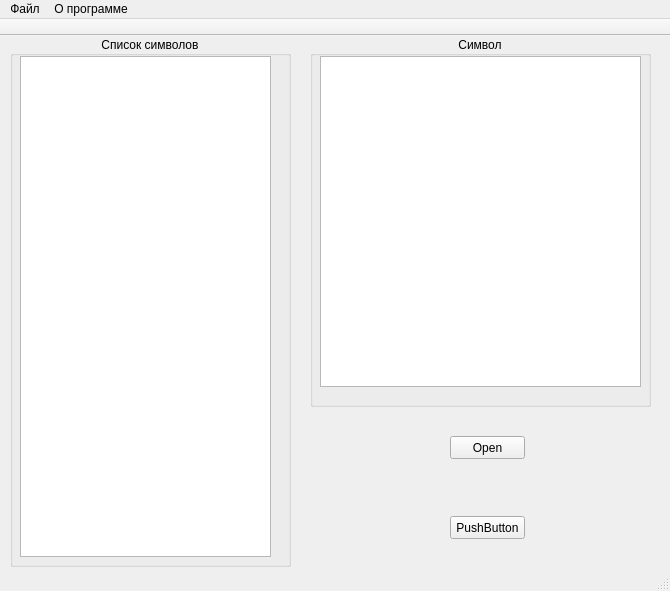
<?xml version="1.0" encoding="UTF-8"?>
<ui version="4.0">
 <class>NFE_MainWindow</class>
 <widget class="QMainWindow" name="NFE_MainWindow">
  <property name="geometry">
   <rect>
    <x>0</x>
    <y>0</y>
    <width>670</width>
    <height>591</height>
   </rect>
  </property>
  <property name="windowTitle">
   <string>Nox Font Editor</string>
  </property>
  <widget class="QWidget" name="centralWidget">
   <widget class="QPushButton" name="pushButton">
    <property name="geometry">
     <rect>
      <x>450</x>
      <y>480</y>
      <width>75</width>
      <height>23</height>
     </rect>
    </property>
    <property name="text">
     <string>PushButton</string>
    </property>
   </widget>
   <widget class="QGroupBox" name="groupBox">
    <property name="geometry">
     <rect>
      <x>10</x>
      <y>0</y>
      <width>281</width>
      <height>531</height>
     </rect>
    </property>
    <property name="title">
     <string>Список символов</string>
    </property>
    <property name="alignment">
     <set>Qt::AlignCenter</set>
    </property>
    <widget class="QListWidget" name="listWidget">
     <property name="geometry">
      <rect>
       <x>10</x>
       <y>20</y>
       <width>251</width>
       <height>501</height>
      </rect>
     </property>
    </widget>
   </widget>
   <widget class="QGroupBox" name="groupBox_2">
    <property name="geometry">
     <rect>
      <x>310</x>
      <y>0</y>
      <width>341</width>
      <height>371</height>
     </rect>
    </property>
    <property name="title">
     <string>Символ</string>
    </property>
    <property name="alignment">
     <set>Qt::AlignCenter</set>
    </property>
    <widget class="QGraphicsView" name="SymbolView">
     <property name="geometry">
      <rect>
       <x>10</x>
       <y>20</y>
       <width>321</width>
       <height>331</height>
      </rect>
     </property>
     <property name="frameShape">
      <enum>QFrame::StyledPanel</enum>
     </property>
     <property name="frameShadow">
      <enum>QFrame::Sunken</enum>
     </property>
    </widget>
   </widget>
   <widget class="QPushButton" name="pushButton_2">
    <property name="geometry">
     <rect>
      <x>450</x>
      <y>400</y>
      <width>75</width>
      <height>23</height>
     </rect>
    </property>
    <property name="text">
     <string>Open</string>
    </property>
   </widget>
  </widget>
  <widget class="QMenuBar" name="menuBar">
   <property name="geometry">
    <rect>
     <x>0</x>
     <y>0</y>
     <width>670</width>
     <height>21</height>
    </rect>
   </property>
   <widget class="QMenu" name="menu">
    <property name="title">
     <string>Файл</string>
    </property>
    <addaction name="action"/>
    <addaction name="action_2"/>
    <addaction name="action_3"/>
    <addaction name="separator"/>
    <addaction name="action_5"/>
   </widget>
   <widget class="QMenu" name="menu_2">
    <property name="title">
     <string>О программе</string>
    </property>
   </widget>
   <addaction name="menu"/>
   <addaction name="menu_2"/>
  </widget>
  <widget class="QStatusBar" name="statusBar"/>
  <widget class="QToolBar" name="mainToolBar">
   <property name="movable">
    <bool>false</bool>
   </property>
   <property name="allowedAreas">
    <set>Qt::TopToolBarArea</set>
   </property>
   <attribute name="toolBarArea">
    <enum>TopToolBarArea</enum>
   </attribute>
   <attribute name="toolBarBreak">
    <bool>false</bool>
   </attribute>
  </widget>
  <action name="action">
   <property name="text">
    <string>Открыть</string>
   </property>
  </action>
  <action name="action_2">
   <property name="text">
    <string>Сохранить</string>
   </property>
  </action>
  <action name="action_3">
   <property name="text">
    <string>Сохранить как...</string>
   </property>
  </action>
  <action name="action_5">
   <property name="text">
    <string>Выйти</string>
   </property>
  </action>
 </widget>
 <layoutdefault spacing="6" margin="11"/>
 <resources/>
 <connections/>
</ui>
